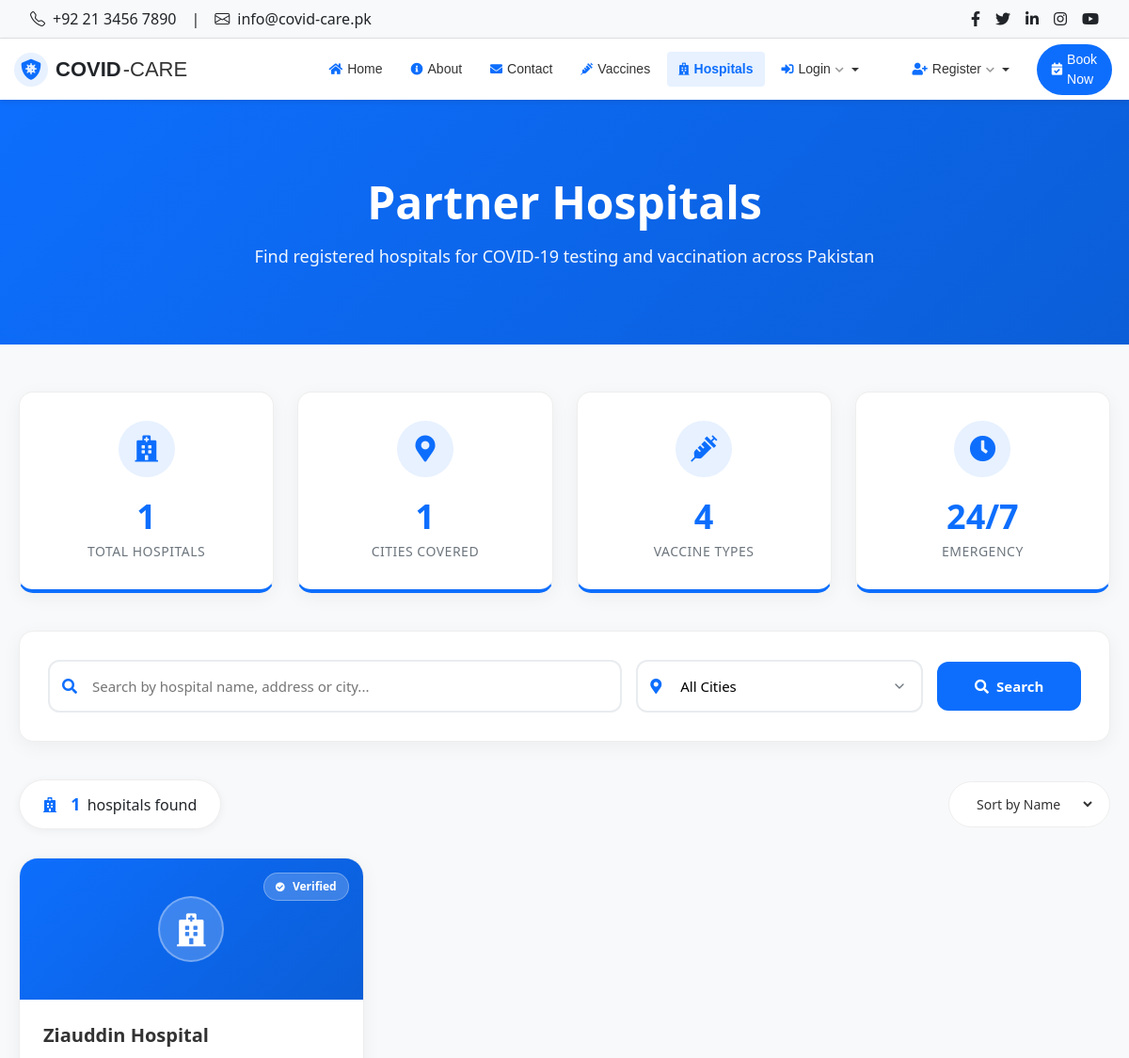
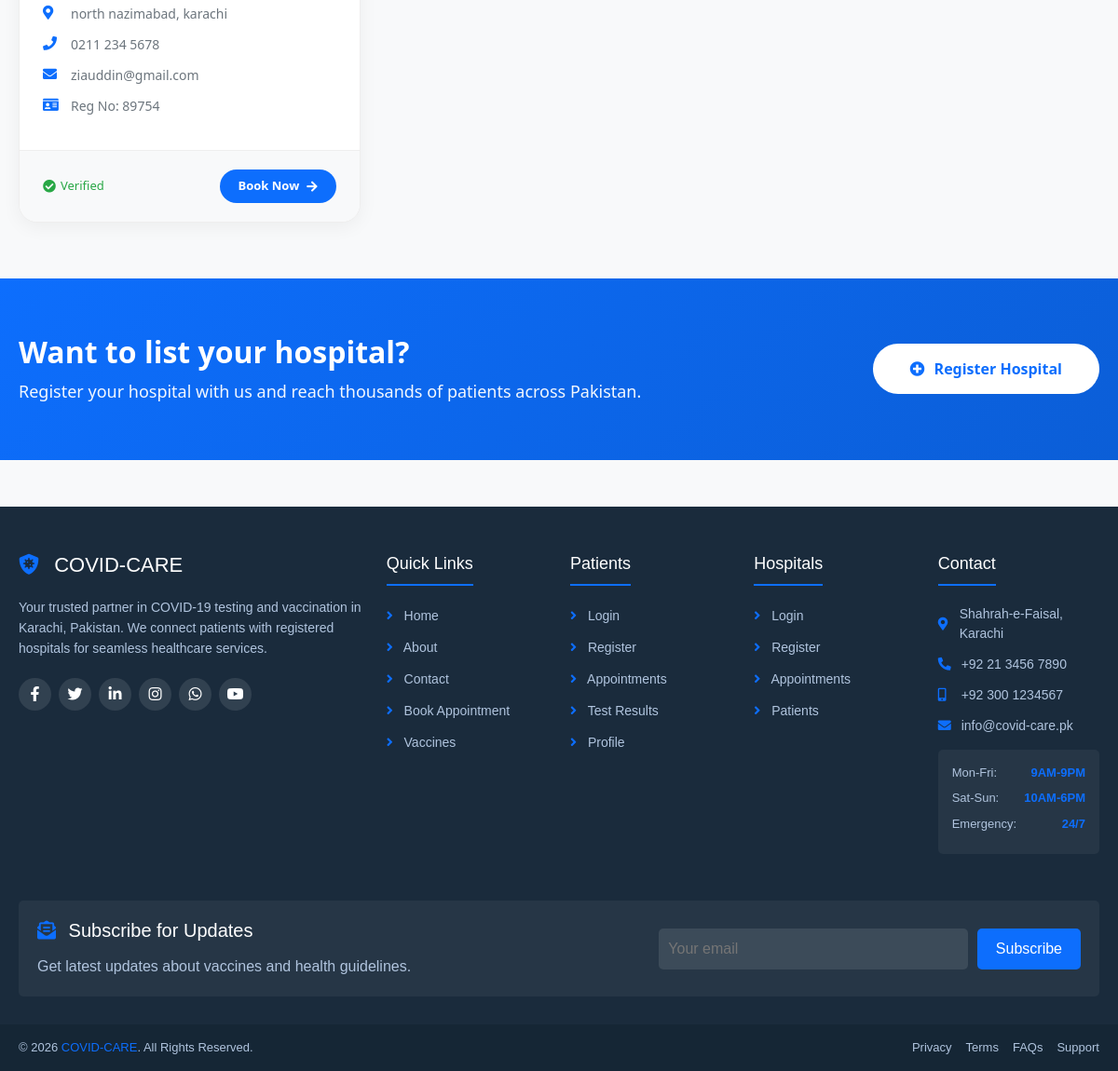
Screenshot of /hospitals.php with the database file from the repository (2 pictures, top to bottom).
### tables this page shows
CREATE TABLE `hospitals` (
  `hospital_id` int(11) NOT NULL,
  `name` varchar(100) DEFAULT NULL,
  `address` text DEFAULT NULL,
  `city` varchar(50) DEFAULT NULL,
  `phone` varchar(15) DEFAULT NULL,
  `email` varchar(100) DEFAULT NULL,
  `password` varchar(255) DEFAULT NULL,
  `registration_no` varchar(50) DEFAULT NULL,
  `status` enum('pending','approved','rejected') DEFAULT 'pending',
  `created_at` timestamp NOT NULL DEFAULT current_timestamp()
);

### includes/functions.php (called while the page is built, shortened)
<?php
function getRecords($conn, $table, $where = '', $order = '', $limit = '') {
    $query = "SELECT * FROM $table";
    if ($where != '') {
        $query .= " WHERE $where";
    }
    if ($order != '') {
        $query .= " ORDER BY $order";
    }
    $result = mysqli_query($conn, $query);
    $data = [];
    if ($result && mysqli_num_rows($result) > 0) {
        while ($row = mysqli_fetch_assoc($result)) {
            $data[] = $row;
        }
    }
    return $data;
}
function countRecords($conn, $table, $where = '') {
    $query = "SELECT COUNT(*) as total FROM $table";
    if ($where != '') {
        $query .= " WHERE $where";
    }
    $result = mysqli_query($conn, $query);
    if ($result && mysqli_num_rows($result) > 0) {
        $row = mysqli_fetch_assoc($result);
        return (int)$row['total'];
    }
    return 0;
}
function formatPhone($phone) {
    if (strlen($phone) == 11 && substr($phone, 0, 1) == '0') {
        return substr($phone, 0, 4) . ' ' . substr($phone, 4, 3) . ' ' . substr($phone, 7, 4);
    }
    return $phone;
}
?>

### hospitals.php (the view, shortened to what this page needs)
<?php
require_once 'config.php';
require_once 'includes/functions.php';
require_once 'includes/header.php';
require_once 'includes/navbar.php';
$search = isset($_GET['search']) ? sanitize($_GET['search']) : '';
$city = isset($_GET['city']) ? sanitize($_GET['city']) : '';
$conditions = ["status = 'approved'"];
$where = implode(' AND ', $conditions);
$hospitals = getRecords($conn, 'hospitals', $where, 'name');
$cities_query = "SELECT DISTINCT city FROM hospitals WHERE status = 'approved' ORDER BY city";
$cities_result = mysqli_query($conn, $cities_query);
$cities = [];
if ($cities_result) {
    while ($row = mysqli_fetch_assoc($cities_result)) {
        $cities[] = $row['city'];
    }
}
$total_hospitals = count($hospitals);
$total_cities = count($cities);
$total_vaccines = countRecords($conn, 'vaccines', "status = 'available'");
?>
<section class="page-header">
    <div class="container">
        <h1>Partner Hospitals</h1>
        <p>Find registered hospitals for COVID-19 testing and vaccination across Pakistan</p>
    </div>
</section>
<section class="container stats-wrapper">
    <div class="stats-grid">
        <div class="stat-card">
            <div class="stat-icon">
                <i class="fa fa-hospital"></i>
            </div>
            <div class="stat-value"><?php echo $total_hospitals; ?></div>
            <div class="stat-label">Total Hospitals</div>
        </div>
        <div class="stat-card">
            <div class="stat-icon">
                <i class="fa fa-map-marker-alt"></i>
            </div>
            <div class="stat-value"><?php echo $total_cities; ?></div>
            <div class="stat-label">Cities Covered</div>
        </div>
        <div class="stat-card">
            <div class="stat-icon">
                <i class="fa fa-syringe"></i>
            </div>
            <div class="stat-value"><?php echo $total_vaccines; ?></div>
            <div class="stat-label">Vaccine Types</div>
        </div>
        <div class="stat-card">
            <div class="stat-icon">
                <i class="fa fa-clock"></i>
            </div>
            <div class="stat-value">24/7</div>
            <div class="stat-label">Emergency</div>
        </div>
    </div>
</section>
<section class="container search-wrapper">
    <div class="search-card">
        <form method="GET" action="" class="search-form">
            <div class="search-group">
                <i class="fa fa-search"></i>
                <input type="text" name="search" placeholder="Search by hospital name, address or city..." value="<?php echo htmlspecialchars($search); ?>">
            </div>
            <div class="filter-group">
                <i class="fa fa-map-marker-alt"></i>
                <select name="city">
                    <option value="">All Cities</option>
                </select>
            </div>
            <div class="btn-group">
                <button type="submit" class="btn-search">
                    <i class="fa fa-search"></i> Search
                </button>
            </div>
        </form>
    </div>
</section>
<section class="container">
    <?php if (!empty($hospitals)): ?>
    <div class="results-header">
        <div class="results-count">
            <i class="fa fa-hospital"></i>
            <strong><?php echo count($hospitals); ?></strong> hospitals found
        </div>
        <div class="results-sort">
            <select onchange="window.location.href=this.value">
                <option value="?sort=name<?php echo !empty($search) ? '&search='.$search : ''; ?><?php echo !empty($city) ? '&city='.$city : ''; ?>">Sort by Name</option>
            </select>
        </div>
    </div>
    <div class="hospitals-grid">
        <?php foreach ($hospitals as $hospital): ?>
        <div class="hospital-card">
            <div class="hospital-image">
                <div class="hospital-icon">
                    <i class="fa fa-hospital"></i>
                </div>
                <span class="hospital-badge">
                    <i class="fa fa-check-circle"></i> Verified
                </span>
            </div>
            <div class="hospital-content">
                <h3 class="hospital-title"><?php echo $hospital['name']; ?></h3>
                <div class="hospital-detail">
                    <i class="fa fa-map-marker-alt"></i>
                    <span><?php echo $hospital['address']; ?>, <?php echo $hospital['city']; ?></span>
                </div>
                <div class="hospital-detail">
                    <i class="fa fa-phone"></i>
                    <a href="tel:<?php echo $hospital['phone']; ?>"><?php echo formatPhone($hospital['phone']); ?></a>
                </div>
                <div class="hospital-detail">
                    <i class="fa fa-envelope"></i>
                    <a href="mailto:<?php echo $hospital['email']; ?>"><?php echo $hospital['email']; ?></a>
                </div>
                <div class="hospital-detail">
                    <i class="fa fa-id-card"></i>
                    <span>Reg No: <?php echo $hospital['registration_no']; ?></span>
                </div>
            </div>
            <div class="hospital-footer">
                <span class="verified-badge">
                    <i class="fa fa-check-circle"></i> Verified
                </span>
                <a href="<?php echo SITE_URL; ?>patient/book_appointment.php?hospital=<?php echo $hospital['hospital_id']; ?>" class="book-btn">
                    Book Now <i class="fa fa-arrow-right"></i>
                </a>
            </div>
        </div>
        <?php endforeach; ?>
    </div>
    <?php endif; ?>
</section>
<section class="cta-section">
    <div class="container">
        <div class="cta-content">
            <div class="cta-text">
                <h3>Want to list your hospital?</h3>
                <p>Register your hospital with us and reach thousands of patients across Pakistan.</p>
            </div>
            <a href="<?php echo SITE_URL; ?>hospital/register.php" class="cta-btn">
                <i class="fa fa-plus-circle"></i> Register Hospital
            </a>
        </div>
    </div>
</section>
<?php
require_once 'includes/footer.php';
?>

### rows the page displays
hospitals: name "Ziauddin Hospital", address "north nazimabad", city "karachi", phone "0211 234 5678", email "ziauddin@gmail.com", registration_no "89754"

### other values shown
$total_hospitals "1"
$total_cities "1"
$total_vaccines "4"
count($hospitals) "1"
SITE_NAME "COVID-CARE"
